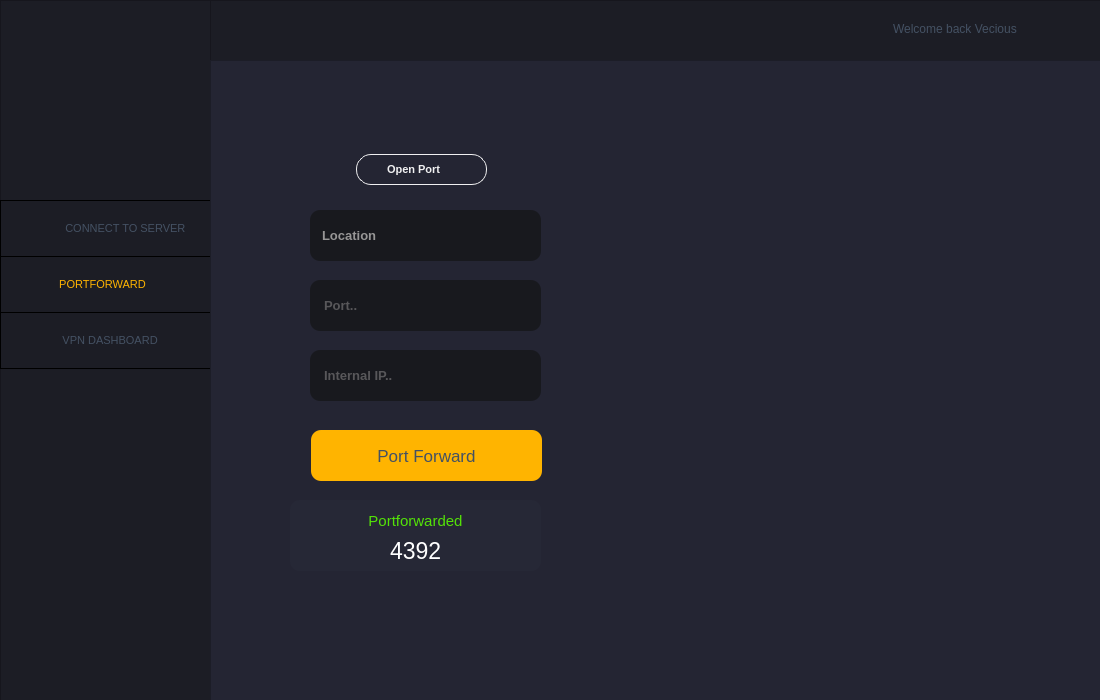
<?xml version="1.0" encoding="UTF-8"?>
<ui version="4.0">
 <class>PortforPage</class>
 <widget class="QWidget" name="PortforPage">
  <property name="geometry">
   <rect>
    <x>0</x>
    <y>0</y>
    <width>1100</width>
    <height>700</height>
   </rect>
  </property>
  <property name="windowTitle">
   <string>Form</string>
  </property>
  <widget class="QFrame" name="frame_2">
   <property name="geometry">
    <rect>
     <x>0</x>
     <y>0</y>
     <width>211</width>
     <height>701</height>
    </rect>
   </property>
   <property name="styleSheet">
    <string notr="true">QFrame
{
background-color:#1c1d25;
}</string>
   </property>
   <property name="frameShape">
    <enum>QFrame::StyledPanel</enum>
   </property>
   <property name="frameShadow">
    <enum>QFrame::Raised</enum>
   </property>
   <widget class="QLabel" name="Logolabel">
    <property name="geometry">
     <rect>
      <x>56</x>
      <y>30</y>
      <width>101</width>
      <height>101</height>
     </rect>
    </property>
    <property name="styleSheet">
     <string notr="true">QLabel
{
image: url(:/resources/img/logo.png);
}</string>
    </property>
    <property name="text">
     <string/>
    </property>
   </widget>
   <widget class="QLabel" name="connlabel">
    <property name="geometry">
     <rect>
      <x>11</x>
      <y>214</y>
      <width>41</width>
      <height>29</height>
     </rect>
    </property>
    <property name="styleSheet">
     <string notr="true">QLabel
{
image: url(:/resources/img/conn1.PNG);
}</string>
    </property>
    <property name="text">
     <string/>
    </property>
   </widget>
   <widget class="QLabel" name="portlabel">
    <property name="geometry">
     <rect>
      <x>10</x>
      <y>269</y>
      <width>41</width>
      <height>29</height>
     </rect>
    </property>
    <property name="styleSheet">
     <string notr="true">QLabel
{
image: url(:/resources/img/port2.PNG);
}</string>
    </property>
    <property name="text">
     <string/>
    </property>
   </widget>
   <widget class="QLabel" name="dashlabel">
    <property name="geometry">
     <rect>
      <x>12</x>
      <y>326</y>
      <width>41</width>
      <height>29</height>
     </rect>
    </property>
    <property name="styleSheet">
     <string notr="true">QLabel
{
image: url(:/resources/img/dash1.PNG);
}</string>
    </property>
    <property name="text">
     <string/>
    </property>
   </widget>
   <widget class="QPushButton" name="pushButton_2">
    <property name="geometry">
     <rect>
      <x>0</x>
      <y>200</y>
      <width>211</width>
      <height>57</height>
     </rect>
    </property>
    <property name="font">
     <font>
      <pointsize>8</pointsize>
      <weight>50</weight>
      <bold>false</bold>
     </font>
    </property>
    <property name="styleSheet">
     <string notr="true">QPushButton
{
color:#445163;
border:0.5px solid #000000;
}</string>
    </property>
    <property name="text">
     <string>             CONNECT TO SERVER</string>
    </property>
   </widget>
   <widget class="QPushButton" name="ToPort">
    <property name="geometry">
     <rect>
      <x>0</x>
      <y>256</y>
      <width>211</width>
      <height>57</height>
     </rect>
    </property>
    <property name="font">
     <font>
      <pointsize>8</pointsize>
     </font>
    </property>
    <property name="styleSheet">
     <string notr="true">QPushButton
{
color:#ffb400;
border:0.5px solid #000000;
}</string>
    </property>
    <property name="text">
     <string>PORTFORWARD  </string>
    </property>
   </widget>
   <widget class="QPushButton" name="pushButton_4">
    <property name="geometry">
     <rect>
      <x>0</x>
      <y>312</y>
      <width>211</width>
      <height>57</height>
     </rect>
    </property>
    <property name="font">
     <font>
      <pointsize>8</pointsize>
     </font>
    </property>
    <property name="styleSheet">
     <string notr="true">QPushButton
{
color:#445163;
border:0.5px solid #000000;
}</string>
    </property>
    <property name="text">
     <string>   VPN DASHBOARD</string>
    </property>
   </widget>
  </widget>
  <widget class="QFrame" name="frame_3">
   <property name="geometry">
    <rect>
     <x>210</x>
     <y>0</y>
     <width>891</width>
     <height>61</height>
    </rect>
   </property>
   <property name="styleSheet">
    <string notr="true">QFrame
{
background-color:#1c1d25;
}</string>
   </property>
   <property name="frameShape">
    <enum>QFrame::StyledPanel</enum>
   </property>
   <property name="frameShadow">
    <enum>QFrame::Raised</enum>
   </property>
   <widget class="QLabel" name="facelabel">
    <property name="geometry">
     <rect>
      <x>830</x>
      <y>14</y>
      <width>31</width>
      <height>31</height>
     </rect>
    </property>
    <property name="styleSheet">
     <string notr="true">QLabel
{
image: url(:/resources/img/usermain.PNG);
}</string>
    </property>
    <property name="text">
     <string/>
    </property>
   </widget>
   <widget class="QLabel" name="welclabel">
    <property name="geometry">
     <rect>
      <x>683</x>
      <y>13</y>
      <width>141</width>
      <height>31</height>
     </rect>
    </property>
    <property name="font">
     <font>
      <pointsize>9</pointsize>
     </font>
    </property>
    <property name="styleSheet">
     <string notr="true">QLabel
{
color:#445163;

}</string>
    </property>
    <property name="text">
     <string>Welcome back Vecious</string>
    </property>
   </widget>
  </widget>
  <widget class="QFrame" name="frame">
   <property name="geometry">
    <rect>
     <x>210</x>
     <y>60</y>
     <width>891</width>
     <height>641</height>
    </rect>
   </property>
   <property name="styleSheet">
    <string notr="true">QFrame
{
background-color:#242533;
}</string>
   </property>
   <property name="frameShape">
    <enum>QFrame::StyledPanel</enum>
   </property>
   <property name="frameShadow">
    <enum>QFrame::Raised</enum>
   </property>
   <widget class="QLineEdit" name="password">
    <property name="geometry">
     <rect>
      <x>100</x>
      <y>220</y>
      <width>231</width>
      <height>51</height>
     </rect>
    </property>
    <property name="font">
     <font>
      <pointsize>10</pointsize>
      <weight>75</weight>
      <bold>true</bold>
     </font>
    </property>
    <property name="styleSheet">
     <string notr="true">QLineEdit {

background-color:#18191e;
border:#18191e;
color:#979696;
border-radius:10px;
padding-left:12px;

}</string>
    </property>
    <property name="text">
     <string/>
    </property>
    <property name="echoMode">
     <enum>QLineEdit::Normal</enum>
    </property>
    <property name="cursorPosition">
     <number>0</number>
    </property>
    <property name="readOnly">
     <bool>false</bool>
    </property>
    <property name="placeholderText">
     <string>Port..</string>
    </property>
   </widget>
   <widget class="QLineEdit" name="password_2">
    <property name="geometry">
     <rect>
      <x>100</x>
      <y>290</y>
      <width>231</width>
      <height>51</height>
     </rect>
    </property>
    <property name="font">
     <font>
      <pointsize>10</pointsize>
      <weight>75</weight>
      <bold>true</bold>
     </font>
    </property>
    <property name="styleSheet">
     <string notr="true">QLineEdit {

background-color:#18191e;
border:#18191e;
color:#979696;
border-radius:10px;
padding-left:12px;
}</string>
    </property>
    <property name="text">
     <string/>
    </property>
    <property name="echoMode">
     <enum>QLineEdit::Normal</enum>
    </property>
    <property name="cursorPosition">
     <number>0</number>
    </property>
    <property name="readOnly">
     <bool>false</bool>
    </property>
    <property name="placeholderText">
     <string>Internal IP..</string>
    </property>
   </widget>
   <widget class="QPushButton" name="pushButton">
    <property name="geometry">
     <rect>
      <x>101</x>
      <y>370</y>
      <width>231</width>
      <height>51</height>
     </rect>
    </property>
    <property name="font">
     <font>
      <pointsize>13</pointsize>
      <weight>50</weight>
      <bold>false</bold>
     </font>
    </property>
    <property name="styleSheet">
     <string notr="true">QPushButton
{
background-color:#ffb400;
border-radius:10px;
color:#445163;
}</string>
    </property>
    <property name="text">
     <string>Port Forward</string>
    </property>
   </widget>
   <widget class="QLabel" name="label">
    <property name="geometry">
     <rect>
      <x>80</x>
      <y>440</y>
      <width>251</width>
      <height>71</height>
     </rect>
    </property>
    <property name="font">
     <font>
      <pointsize>11</pointsize>
     </font>
    </property>
    <property name="styleSheet">
     <string notr="true">QLabel
{
background-color:#262836;
color:#53e207;
padding: 0 0 30 0px;
border-radius:10px;

}</string>
    </property>
    <property name="text">
     <string>Portforwarded</string>
    </property>
    <property name="alignment">
     <set>Qt::AlignCenter</set>
    </property>
   </widget>
   <widget class="QLabel" name="label_2">
    <property name="geometry">
     <rect>
      <x>180</x>
      <y>480</y>
      <width>61</width>
      <height>21</height>
     </rect>
    </property>
    <property name="font">
     <font>
      <pointsize>17</pointsize>
     </font>
    </property>
    <property name="styleSheet">
     <string notr="true">QLabel
{
color:#ffffff;
background-color:#262836;
}</string>
    </property>
    <property name="text">
     <string>4392</string>
    </property>
   </widget>
   <widget class="QComboBox" name="locationcombo">
    <property name="geometry">
     <rect>
      <x>100</x>
      <y>150</y>
      <width>231</width>
      <height>51</height>
     </rect>
    </property>
    <property name="font">
     <font>
      <pointsize>10</pointsize>
      <weight>75</weight>
      <bold>true</bold>
     </font>
    </property>
    <property name="styleSheet">
     <string notr="true">QComboBox
{
background-color:#18191e;
border-radius:10px;
color:#979696;
padding-left:12px;
text-color:white;
border:#18191e;
}
QComboBox:editable {
    background: red;
    color: pink;
}
QComboBox::drop-down
{
     subcontrol-origin: padding;
     subcontrol-position: top right;
     width: 35px;
     color: #979696;
     border-left-width: 0px;
     border-left-color: darkgray;
     border-left-style: solid; /* just a single line */
     border-top-right-radius: 10px; /* same radius as the QComboBox */
     border-bottom-right-radius: 3px;
     padding-left: 12px;
 }

QComboBox::down-arrow 
{image: url(:/resources/img/combo2.PNG);
 padding-right:25px;
}</string>
    </property>
    <property name="currentText">
     <string>Location</string>
    </property>
    <item>
     <property name="text">
      <string>Location</string>
     </property>
    </item>
    <item>
     <property name="text">
      <string>iouiouio</string>
     </property>
    </item>
    <item>
     <property name="text">
      <string>yio</string>
     </property>
    </item>
   </widget>
   <widget class="QLabel" name="locationtxt">
    <property name="geometry">
     <rect>
      <x>360</x>
      <y>160</y>
      <width>521</width>
      <height>31</height>
     </rect>
    </property>
    <property name="text">
     <string/>
    </property>
   </widget>
   <widget class="QLabel" name="porttxt">
    <property name="geometry">
     <rect>
      <x>363</x>
      <y>230</y>
      <width>521</width>
      <height>31</height>
     </rect>
    </property>
    <property name="styleSheet">
     <string notr="true">QLabel
{

}</string>
    </property>
    <property name="text">
     <string/>
    </property>
   </widget>
   <widget class="QLabel" name="iptxt">
    <property name="geometry">
     <rect>
      <x>365</x>
      <y>300</y>
      <width>521</width>
      <height>31</height>
     </rect>
    </property>
    <property name="text">
     <string/>
    </property>
   </widget>
   <widget class="QComboBox" name="portcombo">
    <property name="geometry">
     <rect>
      <x>146</x>
      <y>94</y>
      <width>131</width>
      <height>31</height>
     </rect>
    </property>
    <property name="font">
     <font>
      <pointsize>8</pointsize>
      <weight>75</weight>
      <bold>true</bold>
     </font>
    </property>
    <property name="autoFillBackground">
     <bool>false</bool>
    </property>
    <property name="styleSheet">
     <string notr="true">QComboBox
{
background-color:#242533;
border-radius:15px;
color:#f0f0f1;
border:#242533;
border:0.8px solid #f0f0f1;
padding-left:30px;

}
QComboBox::drop-down {border-width: 0px;}
QComboBox::down-arrow 
{image: url(:/resources/img/combo1.PNG);
 padding-right:20px;
}</string>
    </property>
    <property name="editable">
     <bool>false</bool>
    </property>
    <property name="currentText">
     <string>Open Port</string>
    </property>
    <property name="insertPolicy">
     <enum>QComboBox::InsertAtBottom</enum>
    </property>
    <property name="iconSize">
     <size>
      <width>16</width>
      <height>16</height>
     </size>
    </property>
    <property name="duplicatesEnabled">
     <bool>false</bool>
    </property>
    <item>
     <property name="text">
      <string>Open Port</string>
     </property>
    </item>
   </widget>
  </widget>
 </widget>
 <resources/>
 <connections/>
</ui>
